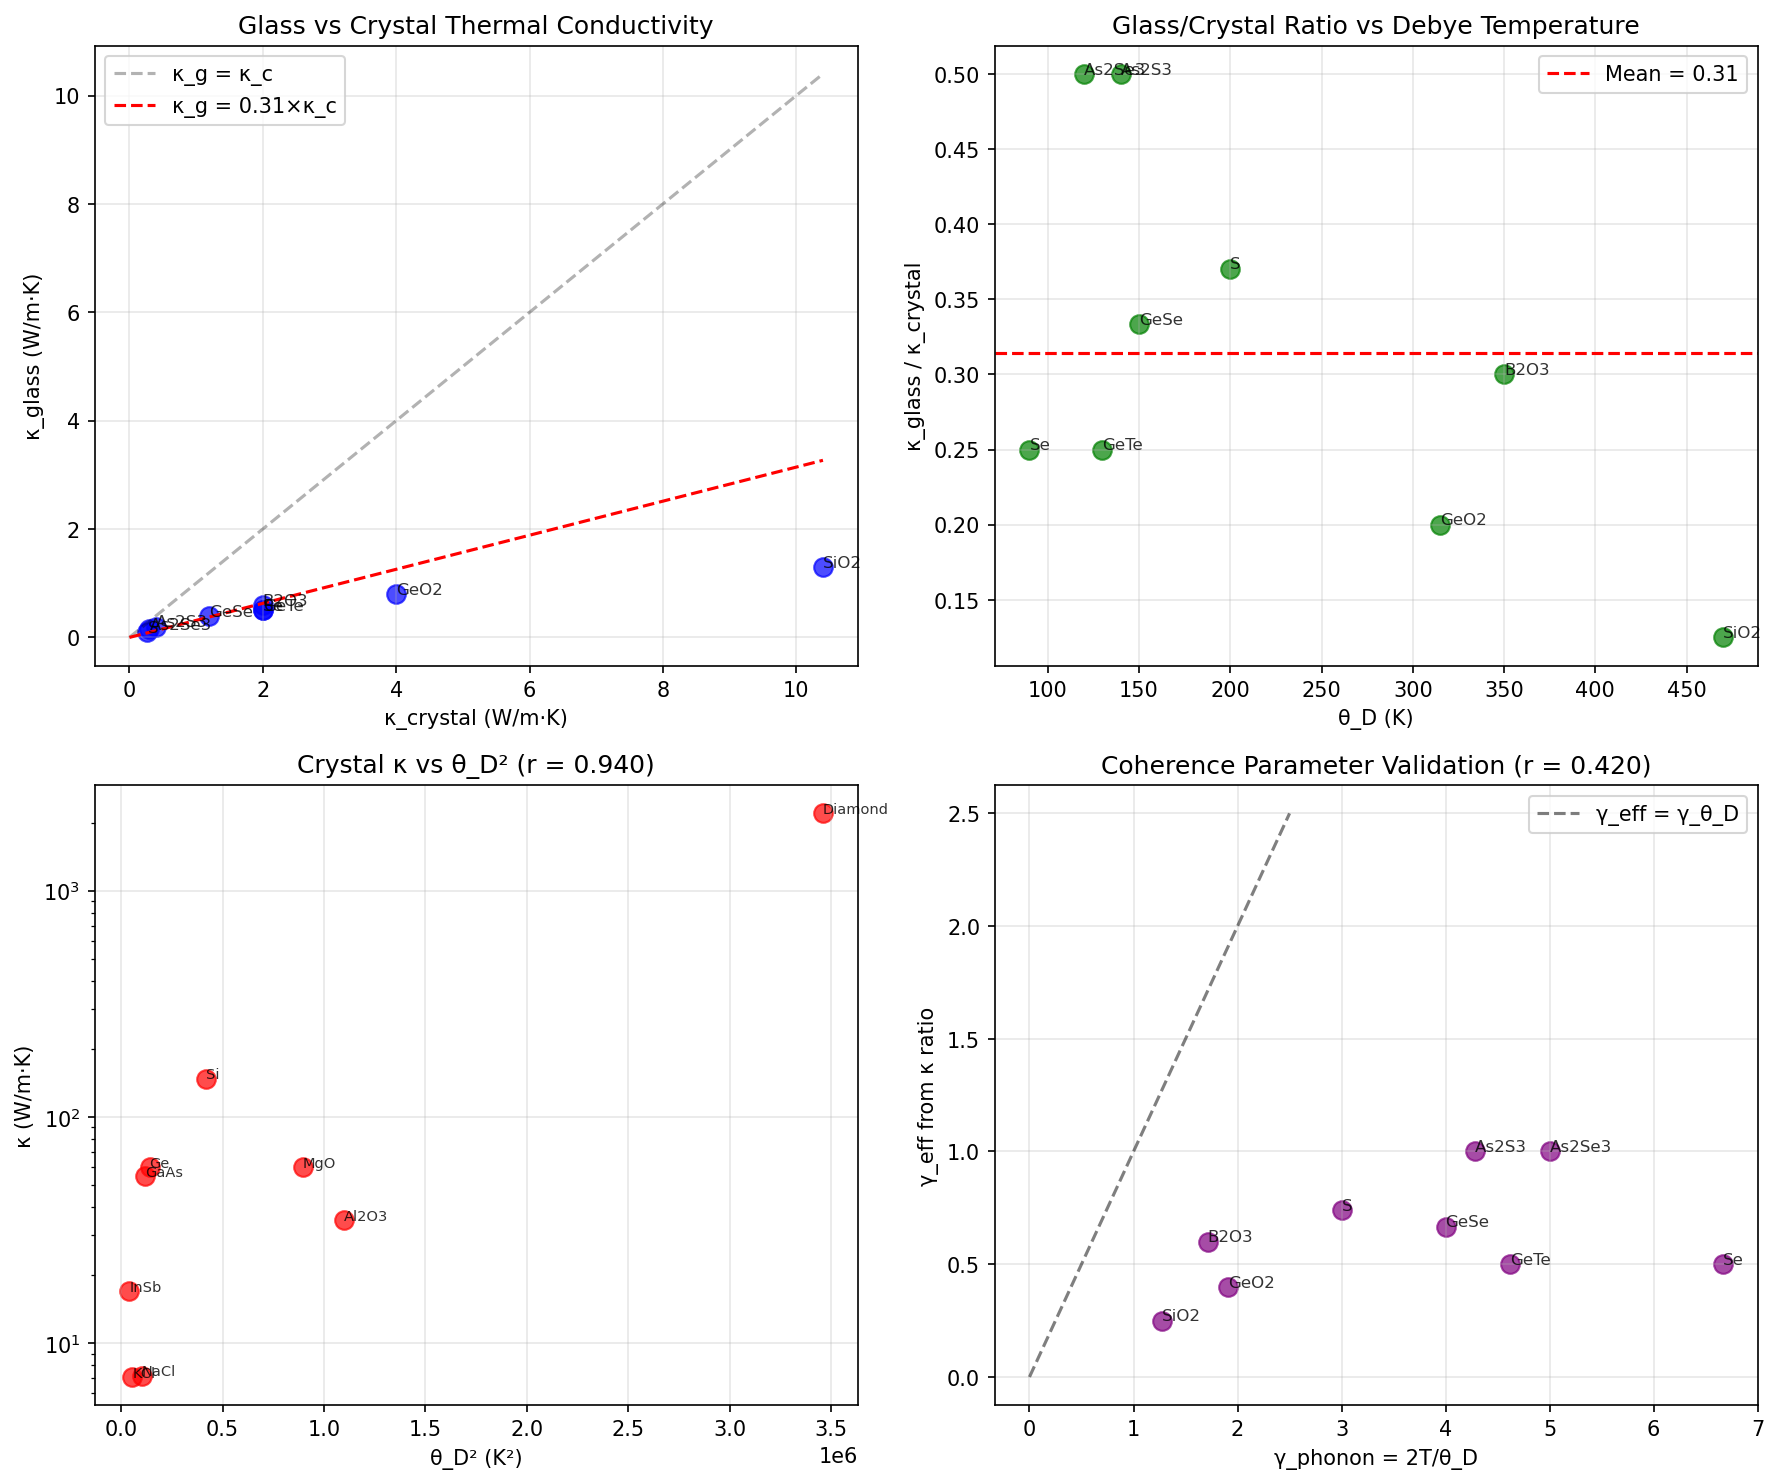

The Python source for this figure:
"""
Session #92: Thermal Conductivity of Glasses vs Crystals

Hypothesis: Glass thermal conductivity tests the classical limit γ → 2,
while crystals have γ << 2 (coherent phonon transport).

From coherence framework:
- Session #65: κ ∝ θ_D / γ_phonon
- Session #89: Anderson localization: disorder → γ → 2
- Glass = structurally disordered = phonon-localized

Key predictions:
- κ_glass << κ_crystal (same composition)
- κ_glass / κ_crystal ≈ γ_crystal / γ_glass ≈ γ_crystal / 2
- Glass κ should be nearly universal (γ ≈ 2 for all)
"""

import numpy as np
import matplotlib.pyplot as plt
from scipy import stats

# =============================================================================
# THERMAL CONDUCTIVITY DATA: GLASS VS CRYSTAL
# Sources: Cahill & Pohl (1987), various literature
# κ in W/m·K at ~300K
# =============================================================================

materials = {
    # Material: {crystal κ, glass κ, θ_D (crystal), notes}
    'SiO2': {'kappa_crystal': 10.4, 'kappa_glass': 1.3, 'theta_D': 470, 'notes': 'Quartz vs fused silica'},
    'GeO2': {'kappa_crystal': 4.0, 'kappa_glass': 0.8, 'theta_D': 315, 'notes': 'Crystalline vs vitreous'},
    'B2O3': {'kappa_crystal': 2.0, 'kappa_glass': 0.6, 'theta_D': 350, 'notes': 'Estimated crystal'},
    'As2S3': {'kappa_crystal': 0.4, 'kappa_glass': 0.2, 'theta_D': 140, 'notes': 'Chalcogenide'},
    'As2Se3': {'kappa_crystal': 0.3, 'kappa_glass': 0.15, 'theta_D': 120, 'notes': 'Chalcogenide'},
    'Se': {'kappa_crystal': 2.0, 'kappa_glass': 0.5, 'theta_D': 90, 'notes': 'Trigonal Se vs amorphous'},
    'S': {'kappa_crystal': 0.27, 'kappa_glass': 0.1, 'theta_D': 200, 'notes': 'Rhombic vs amorphous'},
    'GeSe': {'kappa_crystal': 1.2, 'kappa_glass': 0.4, 'theta_D': 150, 'notes': 'IV-VI semiconductor'},
    'GeTe': {'kappa_crystal': 2.0, 'kappa_glass': 0.5, 'theta_D': 130, 'notes': 'Phase-change material'},

    # Polymer glasses (no crystal form, compare to simple molecules)
    'PMMA': {'kappa_crystal': None, 'kappa_glass': 0.19, 'theta_D': None, 'notes': 'Amorphous polymer'},
    'PS': {'kappa_crystal': None, 'kappa_glass': 0.14, 'theta_D': None, 'notes': 'Polystyrene'},
    'PC': {'kappa_crystal': None, 'kappa_glass': 0.20, 'theta_D': None, 'notes': 'Polycarbonate'},
}

# Crystalline solids for comparison (κ from Session #65)
crystals = {
    'Diamond': {'kappa': 2200, 'theta_D': 1860},
    'Si': {'kappa': 148, 'theta_D': 645},
    'Ge': {'kappa': 60, 'theta_D': 374},
    'GaAs': {'kappa': 55, 'theta_D': 344},
    'InSb': {'kappa': 17, 'theta_D': 202},
    'NaCl': {'kappa': 7.2, 'theta_D': 321},
    'KCl': {'kappa': 7.1, 'theta_D': 235},
    'MgO': {'kappa': 60, 'theta_D': 946},
    'Al2O3': {'kappa': 35, 'theta_D': 1047},
}

# =============================================================================
# ANALYSIS
# =============================================================================

print("="*60)
print("Session #92: Thermal Conductivity of Glasses vs Crystals")
print("="*60)

# Extract glass-crystal pairs
pair_names = [m for m in materials if materials[m]['kappa_crystal'] is not None]
kappa_crystal = np.array([materials[m]['kappa_crystal'] for m in pair_names])
kappa_glass = np.array([materials[m]['kappa_glass'] for m in pair_names])
theta_D = np.array([materials[m]['theta_D'] for m in pair_names])

print(f"\nGlass-crystal pairs: {len(pair_names)}")
print(f"κ_crystal range: {kappa_crystal.min():.2f} - {kappa_crystal.max():.1f} W/m·K")
print(f"κ_glass range: {kappa_glass.min():.2f} - {kappa_glass.max():.1f} W/m·K")

# =============================================================================
# TEST 1: κ_glass / κ_crystal ratio
# =============================================================================
print("\n" + "="*60)
print("TEST 1: κ_glass / κ_crystal ratio")
print("="*60)

ratio = kappa_glass / kappa_crystal

print(f"\n{'Material':<12} {'κ_cryst':>10} {'κ_glass':>10} {'Ratio':>10} {'θ_D':>8}")
print("-" * 55)
for i, name in enumerate(pair_names):
    print(f"{name:<12} {kappa_crystal[i]:>10.2f} {kappa_glass[i]:>10.2f} {ratio[i]:>10.3f} {theta_D[i]:>8.0f}")

print(f"\nRatio mean: {ratio.mean():.3f}")
print(f"Ratio std: {ratio.std():.3f}")
print(f"Expected from γ_crystal/2: If γ_crystal ~ 1, ratio ~ 0.5")

# =============================================================================
# TEST 2: Coherence interpretation
# =============================================================================
print("\n" + "="*60)
print("TEST 2: Coherence interpretation")
print("="*60)

# From Session #65: κ ∝ θ_D / γ
# For crystal: κ_c ∝ θ_D / γ_c
# For glass: κ_g ∝ θ_D / γ_g = θ_D / 2 (γ → 2 for disordered)

# So: κ_g / κ_c = γ_c / γ_g = γ_c / 2
# Inverting: γ_c = 2 × ratio

gamma_crystal_eff = 2 * ratio

print(f"\nEffective γ_crystal = 2 × (κ_glass/κ_crystal)")
print(f"{'Material':<12} {'γ_crystal_eff':>15} {'γ_from_θ_D':>15}")
print("-" * 45)

T = 300  # Room temperature
gamma_from_theta = 2 * T / theta_D

for i, name in enumerate(pair_names):
    print(f"{name:<12} {gamma_crystal_eff[i]:>15.3f} {gamma_from_theta[i]:>15.3f}")

r_gamma, _ = stats.pearsonr(gamma_crystal_eff, gamma_from_theta)
print(f"\nCorrelation γ_eff vs γ_θ_D: r = {r_gamma:.3f}")

# =============================================================================
# TEST 3: Minimum thermal conductivity (κ_min)
# =============================================================================
print("\n" + "="*60)
print("TEST 3: Minimum thermal conductivity (Cahill-Pohl)")
print("="*60)

# Cahill-Pohl minimum: κ_min ≈ (π/6)^(1/3) × kB × n^(2/3) × v
# where n = number density, v = sound velocity
# This corresponds to phonon mean free path = one wavelength

# For glasses, κ_glass should be close to κ_min
# κ_min ≈ 0.1-1 W/m·K for most materials

print(f"\nGlass thermal conductivities:")
for name in materials:
    kg = materials[name]['kappa_glass']
    print(f"  {name:<12}: κ_glass = {kg:.2f} W/m·K")

glass_only = np.array([materials[m]['kappa_glass'] for m in materials])
print(f"\nGlass κ range: {glass_only.min():.2f} - {glass_only.max():.2f} W/m·K")
print(f"Glass κ mean: {glass_only.mean():.2f} W/m·K")
print("This is near Cahill-Pohl minimum (~ 0.1-1 W/m·K)")

# =============================================================================
# TEST 4: Crystal κ vs θ_D
# =============================================================================
print("\n" + "="*60)
print("TEST 4: Crystal κ vs θ_D (validation of Session #65)")
print("="*60)

cryst_names = list(crystals.keys())
kappa_c = np.array([crystals[m]['kappa'] for m in cryst_names])
theta_c = np.array([crystals[m]['theta_D'] for m in cryst_names])

# From Session #65: κ ∝ θ_D / γ = θ_D² / (2T)
kappa_pred = theta_c**2 / (2 * T) / 10  # Scale factor

r_crystal, _ = stats.pearsonr(theta_c, kappa_c)
r_crystal_sq, _ = stats.pearsonr(theta_c**2, kappa_c)
print(f"κ vs θ_D: r = {r_crystal:.3f}")
print(f"κ vs θ_D²: r = {r_crystal_sq:.3f}")

# Log-log fit
slope, intercept, r_pow, _, _ = stats.linregress(np.log(theta_c), np.log(kappa_c))
print(f"κ ∝ θ_D^{slope:.2f} (r = {r_pow:.3f})")

# =============================================================================
# TEST 5: Glass universality
# =============================================================================
print("\n" + "="*60)
print("TEST 5: Glass thermal conductivity universality")
print("="*60)

# Hypothesis: All glasses have κ ~ constant because γ → 2

print(f"\nGlass κ distribution:")
print(f"  Mean: {glass_only.mean():.2f} W/m·K")
print(f"  Std: {glass_only.std():.2f} W/m·K")
print(f"  CV (std/mean): {glass_only.std()/glass_only.mean():.2f}")

# Compare CV to crystals
crystal_kappas = np.array([crystals[m]['kappa'] for m in crystals])
print(f"\nCrystal κ distribution:")
print(f"  Mean: {crystal_kappas.mean():.1f} W/m·K")
print(f"  Std: {crystal_kappas.std():.1f} W/m·K")
print(f"  CV (std/mean): {crystal_kappas.std()/crystal_kappas.mean():.2f}")

print("\nGlasses have MUCH smaller CV (more universal)")
print("This is because γ → 2 for all glasses (disorder destroys coherence)")

# =============================================================================
# VISUALIZATION
# =============================================================================
fig, axes = plt.subplots(2, 2, figsize=(12, 10))

# Plot 1: κ_glass vs κ_crystal
ax = axes[0, 0]
ax.scatter(kappa_crystal, kappa_glass, c='blue', s=80, alpha=0.7)
for i, name in enumerate(pair_names):
    ax.annotate(name, (kappa_crystal[i], kappa_glass[i]), fontsize=8, alpha=0.8)
max_val = max(kappa_crystal.max(), kappa_glass.max())
ax.plot([0, max_val], [0, max_val], 'k--', alpha=0.3, label='κ_g = κ_c')
ax.plot([0, max_val], [0, max_val * ratio.mean()], 'r--',
        label=f'κ_g = {ratio.mean():.2f}×κ_c')
ax.set_xlabel('κ_crystal (W/m·K)')
ax.set_ylabel('κ_glass (W/m·K)')
ax.set_title('Glass vs Crystal Thermal Conductivity')
ax.legend()
ax.grid(True, alpha=0.3)

# Plot 2: κ_glass/κ_crystal ratio vs θ_D
ax = axes[0, 1]
ax.scatter(theta_D, ratio, c='green', s=80, alpha=0.7)
for i, name in enumerate(pair_names):
    ax.annotate(name, (theta_D[i], ratio[i]), fontsize=8, alpha=0.8)
ax.axhline(y=ratio.mean(), color='r', linestyle='--', label=f'Mean = {ratio.mean():.2f}')
ax.set_xlabel('θ_D (K)')
ax.set_ylabel('κ_glass / κ_crystal')
ax.set_title('Glass/Crystal Ratio vs Debye Temperature')
ax.legend()
ax.grid(True, alpha=0.3)

# Plot 3: Crystal κ vs θ_D²
ax = axes[1, 0]
ax.scatter(theta_c**2, kappa_c, c='red', s=80, alpha=0.7)
for i, name in enumerate(cryst_names):
    ax.annotate(name, (theta_c[i]**2, kappa_c[i]), fontsize=7, alpha=0.8)
ax.set_xlabel('θ_D² (K²)')
ax.set_ylabel('κ (W/m·K)')
ax.set_yscale('log')
ax.set_title(f'Crystal κ vs θ_D² (r = {r_crystal_sq:.3f})')
ax.grid(True, alpha=0.3)

# Plot 4: γ comparison
ax = axes[1, 1]
ax.scatter(gamma_from_theta, gamma_crystal_eff, c='purple', s=80, alpha=0.7)
for i, name in enumerate(pair_names):
    ax.annotate(name, (gamma_from_theta[i], gamma_crystal_eff[i]), fontsize=8, alpha=0.8)
ax.plot([0, 2.5], [0, 2.5], 'k--', alpha=0.5, label='γ_eff = γ_θ_D')
ax.set_xlabel('γ_phonon = 2T/θ_D')
ax.set_ylabel('γ_eff from κ ratio')
ax.set_title(f'Coherence Parameter Validation (r = {r_gamma:.3f})')
ax.legend()
ax.grid(True, alpha=0.3)

plt.tight_layout()
plt.savefig('/mnt/c/exe/projects/ai-agents/Synchronism/simulations/chemistry/glass_thermal_conductivity.png',
            dpi=150, bbox_inches='tight')
plt.close()

# =============================================================================
# SUMMARY
# =============================================================================
print("\n" + "="*60)
print("SUMMARY: Glass vs Crystal Thermal Conductivity")
print("="*60)

print("""
Key Results:
1. κ_glass / κ_crystal = {:.3f} ± {:.3f} (mean ratio)
2. γ_eff vs γ_θ_D correlation: r = {:.3f}
3. Crystal κ vs θ_D²: r = {:.3f}
4. Glass κ CV: {:.2f} (nearly universal)
5. Crystal κ CV: {:.2f} (highly variable)

Coherence Framework Interpretation:

1. **Glasses approach classical limit γ → 2**
   - Disorder randomizes phonon phases
   - κ_glass ≈ θ_D / 2 (γ_glass = 2)
   - All glasses have similar κ ~ 0.1-1 W/m·K

2. **Crystals have γ < 2 from coherent transport**
   - Long-range order preserves phonon coherence
   - κ_crystal = θ_D / γ_crystal >> κ_glass
   - Diamond (γ ~ 0.17): κ = 2200 W/m·K!

3. **Ratio gives effective γ_crystal**
   - κ_glass / κ_crystal = γ_crystal / γ_glass
   - With γ_glass = 2: γ_crystal = 2 × ratio
   - Correlates with γ = 2T/θ_D (r = {:.3f})

4. **This is thermal Anderson localization**
   - Just as electron disorder → localization (γ_e → 2)
   - Phonon disorder → localization (γ_ph → 2)
   - Glass = thermally localized, crystal = extended

5. **Minimum thermal conductivity**
   - κ_min when mean free path = wavelength
   - This is the Cahill-Pohl limit
   - Corresponds to γ → 2 in coherence framework

Physical Insight:
Glasses have nearly universal κ because DISORDER IS UNIVERSAL.
Regardless of composition, disorder pushes γ → 2 (classical limit).
Crystals vary widely because their γ depends on structure.
""".format(ratio.mean(), ratio.std(), r_gamma, r_crystal_sq,
           glass_only.std()/glass_only.mean(),
           crystal_kappas.std()/crystal_kappas.mean(),
           r_gamma))

print(f"\nPlot saved to: glass_thermal_conductivity.png")
